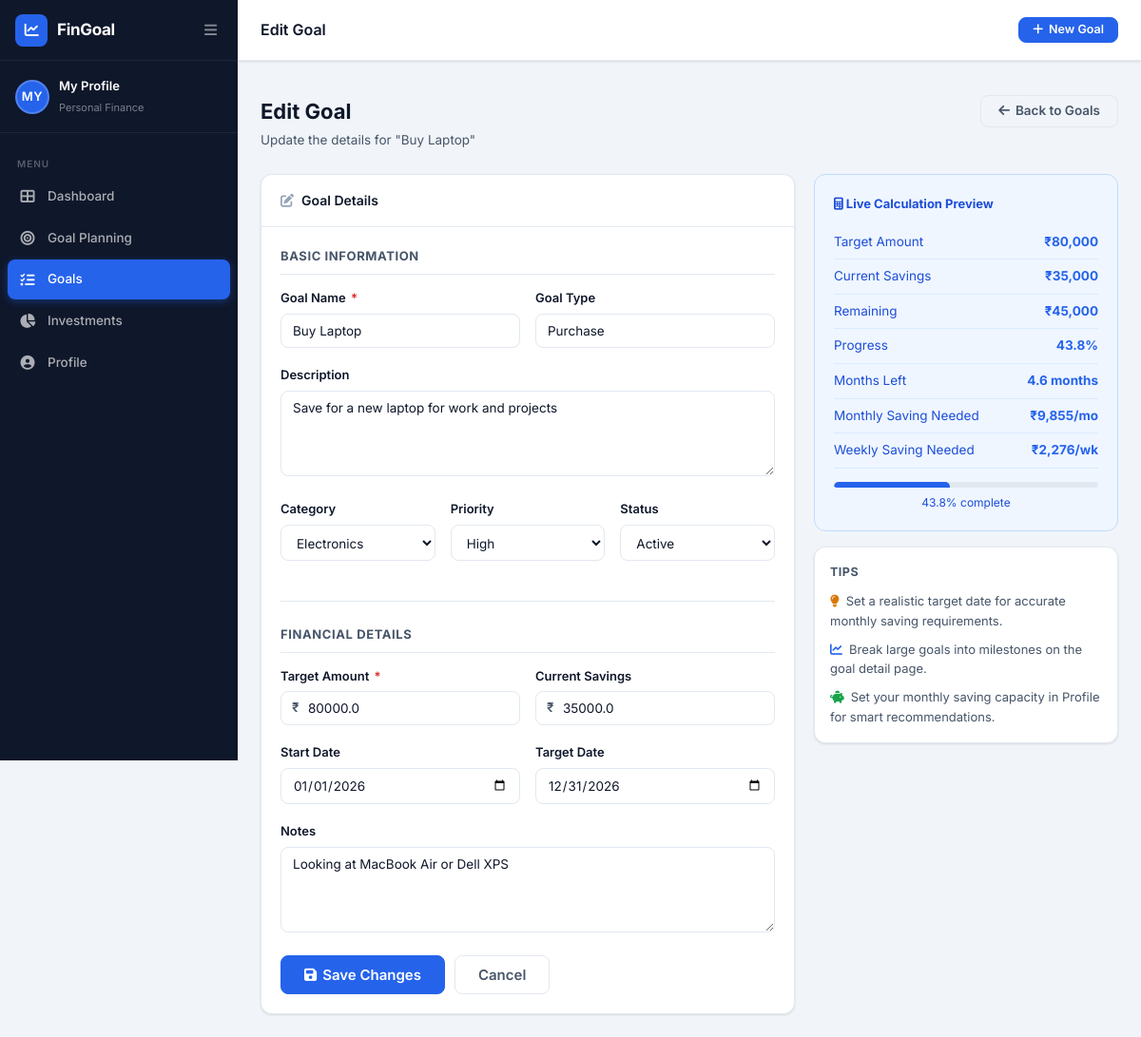
Screenshot of /goals/1/edit with the database file from the repository.
### tables this page shows
CREATE TABLE profile (
    id                        INTEGER PRIMARY KEY AUTOINCREMENT,
    name                      TEXT    NOT NULL DEFAULT 'My Profile',
    email                     TEXT,
    phone                     TEXT,
    currency                  TEXT    NOT NULL DEFAULT '₹',
    monthly_saving_capacity   REAL    DEFAULT 0.0,
    monthly_investment_capacity REAL  DEFAULT 0.0,
    notes                     TEXT,
    created_at                TEXT    DEFAULT (datetime('now')),
    updated_at                TEXT    DEFAULT (datetime('now'))
);

CREATE TABLE goals (
    id              INTEGER PRIMARY KEY AUTOINCREMENT,
    goal_name       TEXT    NOT NULL,
    goal_type       TEXT,
    description     TEXT,
    target_amount   REAL    NOT NULL DEFAULT 0.0,
    current_amount  REAL    NOT NULL DEFAULT 0.0,
    start_date      TEXT,
    target_date     TEXT,
    category        TEXT    DEFAULT 'Personal',
    priority        TEXT    DEFAULT 'Medium',
    status          TEXT    NOT NULL DEFAULT 'Active',
    notes           TEXT,
    created_at      TEXT    DEFAULT (datetime('now')),
    updated_at      TEXT    DEFAULT (datetime('now'))
);

### app.py (the view, shortened to what this page needs)
@app.route('/goals/<int:goal_id>/edit', methods=['GET', 'POST'])
def edit_goal(goal_id):
    db  = get_db()
    row = db.execute("SELECT * FROM goals WHERE id = ?", (goal_id,)).fetchone()
    if not row:
        abort(404)
    goal = process_goal(row)
    return render_template('goal_planning.html',
                           goal=goal, edit=True,
                           categories=CATEGORIES, priorities=PRIORITIES,
                           statuses=STATUSES, today=date.today().isoformat())

### app.py (called while the page is built)
def get_db():
    if 'db' not in g:
        g.db = sqlite3.connect(app.config['DATABASE'])
        g.db.row_factory = sqlite3.Row
        g.db.execute("PRAGMA foreign_keys = ON")
    return g.db

@app.context_processor
def inject_globals():
    try:
        db      = get_db()
        profile = db.execute("SELECT * FROM profile WHERE id = 1").fetchone()
        if profile:
            profile = dict(profile)
        else:
            profile = {'id': 1, 'name': 'My Profile', 'currency': '₹',
                       'monthly_saving_capacity': 0, 'monthly_investment_capacity': 0}
    except Exception:
        profile = {'id': 1, 'name': 'My Profile', 'currency': '₹',
                   'monthly_saving_capacity': 0, 'monthly_investment_capacity': 0}
    return {'profile': profile}

def _parse_date(s):
    if not s:
        return None
    for fmt in ('%Y-%m-%d', '%d-%m-%Y', '%d/%m/%Y'):
        try:
            return datetime.strptime(s, fmt).date()
        except ValueError:
            continue
    return None

### templates/goal_planning.html (shortened to what this page needs)
{% extends "base.html" %}
{% block page_title %}{% if edit %}Edit Goal{% else %}Goal Planning{% endif %}{% endblock %}
{% block content %}
<div class="page-header">
  <div class="page-header-left">
    {% if edit %}
      <h1>Edit Goal</h1>
      <p>Update the details for "{{ goal.goal_name }}"</p>
    {% else %}
      <h1>Create a New Goal</h1>
      <p>Define your financial goal, set a target, and start planning your savings.</p>
    {% endif %}
  </div>
  <div class="page-header-right">
    <a href="{{ url_for('goals_list') }}" class="btn btn-outline">
      <i class="fas fa-arrow-left"></i> Back to Goals
    </a>
  </div>
</div>
<div style="display:grid;grid-template-columns:1fr 320px;gap:20px;align-items:start;">
  <div class="card">
    <div class="card-header">
      <span class="card-title">
        <i class="fas fa-{% if edit %}edit{% else %}plus-circle{% endif %}"></i>
        Goal Details
      </span>
    </div>
    <div class="card-body">
      <form method="POST"
            action="{% if edit %}{{ url_for('edit_goal', goal_id=goal.id) }}{% else %}{{ url_for('goal_planning') }}{% endif %}"
            id="goalForm" novalidate>
        <div class="form-section-title">Basic Information</div>
        <div class="form-row">
          <div class="form-group">
            <label class="form-label" for="goal_name">Goal Name <span>*</span></label>
            <input type="text" id="goal_name" name="goal_name" class="form-control"
                   placeholder="e.g. Buy a Laptop"
                   value="{{ goal.goal_name if edit else (form.goal_name if form else '') }}" required />
          </div>
          <div class="form-group">
            <label class="form-label" for="goal_type">Goal Type</label>
            <input type="text" id="goal_type" name="goal_type" class="form-control"
                   placeholder="e.g. Short-term, Long-term"
                   value="{{ goal.goal_type if edit else (form.goal_type if form else '') }}" />
          </div>
        </div>
        <div class="form-group">
          <label class="form-label" for="description">Description</label>
          <textarea id="description" name="description" class="form-control"
                    placeholder="Describe your goal briefly...">{{ goal.description if edit else (form.description if form else '') }}</textarea>
        </div>
        <div class="form-row-3">
          <div class="form-group">
            <label class="form-label" for="category">Category</label>
            <select id="category" name="category" class="form-control">
              {% for cat in categories %}
              <option value="{{ cat }}"
                {% if edit and goal.category == cat %}selected
                {% elif form and form.get('category') == cat %}selected{% endif %}>{{ cat }}</option>
              {% endfor %}
            </select>
          </div>
          <div class="form-group">
            <label class="form-label" for="priority">Priority</label>
            <select id="priority" name="priority" class="form-control">
              {% for p in priorities %}
              <option value="{{ p }}"
                {% if edit and goal.priority == p %}selected
                {% elif not edit and p == 'Medium' %}selected{% endif %}>{{ p }}</option>
              {% endfor %}
            </select>
          </div>
          <div class="form-group">
            <label class="form-label" for="status">Status</label>
            <select id="status" name="status" class="form-control">
              {% for s in statuses %}
              <option value="{{ s }}"
                {% if edit and goal.status == s %}selected
                {% elif not edit and s == 'Active' %}selected{% endif %}>{{ s }}</option>
              {% endfor %}
            </select>
          </div>
        </div>
        <hr class="section-divider" />
        <div class="form-section-title">Financial Details</div>
        <div class="form-row">
          <div class="form-group">
            <label class="form-label" for="target_amount">Target Amount <span>*</span></label>
            <div class="input-group">
              <span class="input-prefix">₹</span>
              <input type="number" id="target_amount" name="target_amount" class="form-control"
                     placeholder="0.00" step="0.01" min="1"
                     value="{{ goal.target_amount if edit else (form.target_amount if form else '') }}" required />
            </div>
          </div>
          <div class="form-group">
            <label class="form-label" for="current_amount">Current Savings</label>
            <div class="input-group">
              <span class="input-prefix">₹</span>
              <input type="number" id="current_amount" name="current_amount" class="form-control"
                     placeholder="0.00" step="0.01" min="0"
                     value="{{ goal.current_amount if edit else (form.current_amount if form else '0') }}" />
            </div>
          </div>
        </div>
        <div class="form-row">
          <div class="form-group">
            <label class="form-label" for="start_date">Start Date</label>
            <input type="date" id="start_date" name="start_date" class="form-control"
                   value="{{ goal.start_date if edit and goal.start_date else today }}" />
          </div>
          <div class="form-group">
            <label class="form-label" for="target_date">Target Date</label>
            <input type="date" id="target_date" name="target_date" class="form-control"
                   value="{{ goal.target_date if edit and goal.target_date else '' }}" />
          </div>
        </div>
        <div class="form-group">
          <label class="form-label" for="notes">Notes</label>
          <textarea id="notes" name="notes" class="form-control"
                    placeholder="Any additional notes...">{{ goal.notes if edit else (form.notes if form else '') }}</textarea>
        </div>
        <div style="display:flex;gap:10px;margin-top:4px;">
          <button type="submit" class="btn btn-primary btn-lg">
            <i class="fas fa-{% if edit %}save{% else %}check{% endif %}"></i>
            {% if edit %}Save Changes{% else %}Create Goal{% endif %}
          </button>
          {% if edit %}
          <a href="{{ url_for('goal_detail', goal_id=goal.id) }}" class="btn btn-outline btn-lg">Cancel</a>
          {% endif %}
        </div>
      </form>
    </div>
  </div>
  <div style="display:flex;flex-direction:column;gap:16px;position:sticky;top:80px;">
    <div class="calc-preview" id="calcPreview">
      <h4><i class="fas fa-calculator"></i> Live Calculation Preview</h4>
      <div class="calc-row">
        <span class="calc-label">Target Amount</span>
        <span class="calc-value" id="prev-target">—</span>
      </div>
      <div class="calc-row">
        <span class="calc-label">Current Savings</span>
        <span class="calc-value" id="prev-current">—</span>
      </div>
      <div class="calc-row">
        <span class="calc-label">Remaining</span>
        <span class="calc-value" id="prev-remaining">—</span>
      </div>
      <div class="calc-row">
        <span class="calc-label">Progress</span>
        <span class="calc-value" id="prev-progress">—</span>
      </div>
      <div class="calc-row">
        <span class="calc-label">Months Left</span>
        <span class="calc-value" id="prev-months">—</span>
      </div>
      <div class="calc-row">
        <span class="calc-label">Monthly Saving Needed</span>
        <span class="calc-value" id="prev-monthly">—</span>
      </div>
      <div class="calc-row">
        <span class="calc-label">Weekly Saving Needed</span>
        <span class="calc-value" id="prev-weekly">—</span>
      </div>
      <div style="margin-top:14px;">
        <div class="progress-bar-bg progress-bar-lg">
          <div class="progress-bar-fill" id="prev-bar" style="width:0%"></div>
        </div>
        <div style="text-align:center;font-size:12px;color:var(--primary-dark);margin-top:6px;" id="prev-bar-label">0% complete</div>
      </div>
    </div>
    <div class="card">
      <div class="card-body" style="padding:16px;">
        <div style="font-size:12.5px;font-weight:700;color:var(--text-secondary);text-transform:uppercase;letter-spacing:.5px;margin-bottom:10px;">Tips</div>
        <div style="display:flex;flex-direction:column;gap:9px;font-size:13px;color:var(--text-secondary);">
          <div><i class="fas fa-lightbulb" style="color:var(--warning);margin-right:7px;"></i>Set a realistic target date for accurate monthly saving requirements.</div>
          <div><i class="fas fa-chart-line" style="color:var(--primary);margin-right:7px;"></i>Break large goals into milestones on the goal detail page.</div>
          <div><i class="fas fa-piggy-bank" style="color:var(--success);margin-right:7px;"></i>Set your monthly saving capacity in Profile for smart recommendations.</div>
        </div>
      </div>
    </div>
  </div>
</div>
{% endblock %}

### templates/base.html (shortened to what this page needs)
<!DOCTYPE html>
<html lang="en">
<head>
  <link rel="stylesheet" href="https://cdnjs.cloudflare.com/ajax/libs/font-awesome/6.5.0/css/all.min.css" />
  <link rel="stylesheet" href="{{ url_for('static', filename='css/style.css') }}" />
</head>
<body>
<nav class="sidebar" id="sidebar">
  <div class="sidebar-header">
    <a href="{{ url_for('dashboard') }}" class="sidebar-logo">
      <div class="logo-icon"><i class="fas fa-chart-line"></i></div>
      <span class="logo-text">FinGoal</span>
    </a>
    <button class="sidebar-toggle-btn" id="sidebarToggle" aria-label="Toggle sidebar">
      <i class="fas fa-bars"></i>
    </button>
  </div>
  <div class="sidebar-user">
    <div class="sidebar-avatar-initials">
      {{ (profile.name or 'FG')[:2].upper() }}
    </div>
    <div class="sidebar-user-info">
      <span class="sidebar-user-name">{{ profile.name or 'My Profile' }}</span>
      <span class="sidebar-user-role">Personal Finance</span>
    </div>
  </div>
  <ul class="sidebar-nav">
    <li class="nav-section-label">MENU</li>
    <li>
      <a href="{{ url_for('dashboard') }}"
         class="nav-link {% if request.endpoint == 'dashboard' %}active{% endif %}">
        <i class="fas fa-th-large"></i><span>Dashboard</span>
      </a>
    </li>
    <li>
      <a href="{{ url_for('goal_planning') }}"
         class="nav-link {% if request.endpoint == 'goal_planning' %}active{% endif %}">
        <i class="fas fa-bullseye"></i><span>Goal Planning</span>
      </a>
    </li>
    <li>
      <a href="{{ url_for('goals_list') }}"
         class="nav-link {% if request.endpoint in ['goals_list','goal_detail','edit_goal'] %}active{% endif %}">
        <i class="fas fa-list-check"></i><span>Goals</span>
      </a>
    </li>
    <li>
      <a href="{{ url_for('investments_list') }}"
         class="nav-link {% if request.endpoint in ['investments_list','investment_new','investment_edit'] %}active{% endif %}">
        <i class="fas fa-chart-pie"></i><span>Investments</span>
      </a>
    </li>
    <li>
      <a href="{{ url_for('profile') }}"
         class="nav-link {% if request.endpoint == 'profile' %}active{% endif %}">
        <i class="fas fa-user-circle"></i><span>Profile</span>
      </a>
    </li>
  </ul>
</nav>
<div class="main-wrapper" id="mainWrapper">
  <header class="topbar">
    <div class="topbar-title">{% block page_title %}{% endblock %}</div>
    <div class="topbar-actions">
      <a href="{{ url_for('goal_planning') }}" class="btn btn-primary btn-sm">
        <i class="fas fa-plus"></i> New Goal
      </a>
    </div>
  </header>
  <div class="flash-container" id="flashContainer">
  </div>
  <main class="main-content">
    {% block content %}{% endblock %}
  </main>
</div>
</body>
</html>

### rows the page displays
profile: name "MY", name "My Profile"
goals: goal_name "Buy Laptop", goal_type "Purchase", description "Save for a new laptop for work and projects", category "Electronics", priority "High", status "Active", target_amount "80000.0", current_amount "35000.0", start_date "01/01/2026", target_date "12/31/2026", notes "Looking at MacBook Air or Dell XPS"
